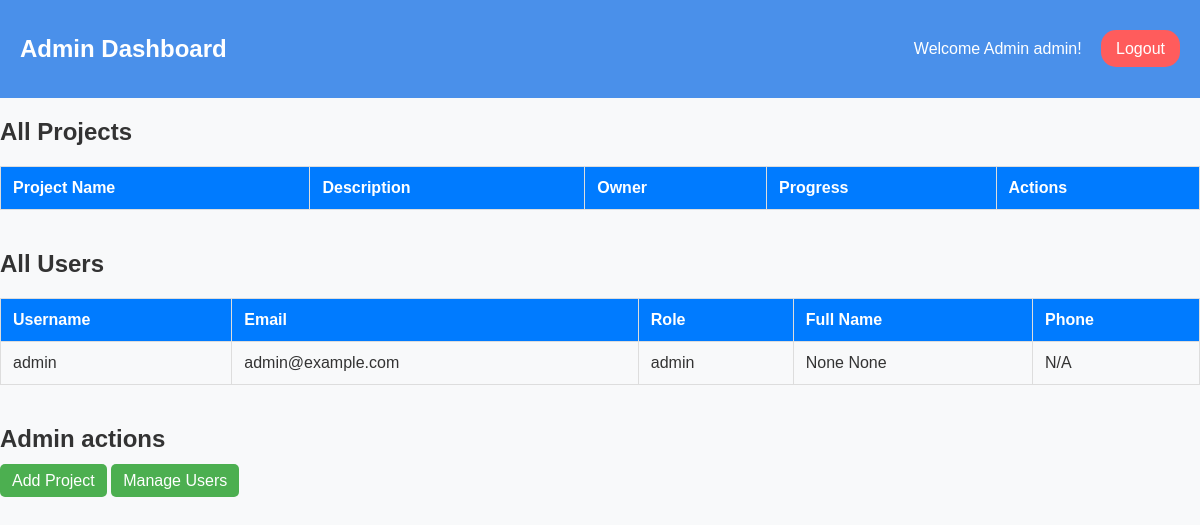
Page /dashboard (signed in) on the earlier database version.
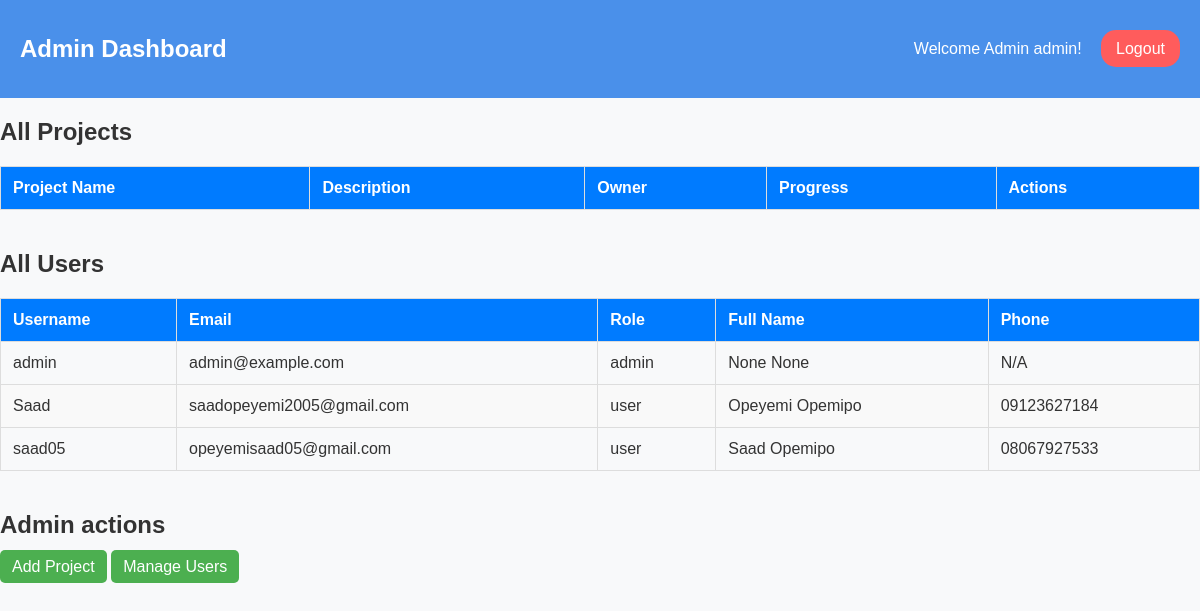
Same page on the later database version.
### app.py (models this page shows)
class User(db.Model, UserMixin):
    id = db.Column(db.Integer, primary_key=True)
    email = db.Column(db.String(150), unique=True, nullable=False)
    username = db.Column(db.String(150), unique=True, nullable=False)
    password = db.Column(db.String(150), nullable=False)
    role = db.Column(db.String(50), nullable=False, default="user")
    projects = db.relationship('Project', backref='owner', lazy=True)
    first_name = db.Column(db.String(150), nullable=True)
    last_name = db.Column(db.String(150), nullable=True)
    phone = db.Column(db.String(20), nullable=True)

### app.py (the view)
@app.route('/dashboard')
@login_required
def dashboard():
    if is_admin():
        projects = Project.query.all()
        users = User.query.all()
        tasks = Task.query.all()
        total_users = len(users)
        total_projects = len(projects)
        total_tasks = len(tasks)
        complete_tasks = sum(1 for task in tasks if task.status == 'completed')
        pending_tasks = total_tasks - complete_tasks
        completion_rate = int((complete_tasks / total_tasks) * 100) if total_tasks > 0 else 0
        return render_template("admin_dashboard.html", projects=projects, users=users, tasks=tasks,
                               total_users=total_users, total_projects=total_projects,
                               total_tasks=total_tasks, complete_tasks=complete_tasks,
                               pending_tasks=pending_tasks, completion_rate=completion_rate)
    else:
        projects = Project.query.filter_by(user_id=current_user.id).all()
        return render_template('dashboard.html', name=current_user.username, projects=projects)

### app.py (called while the page is built)
@login_manager.user_loader
def load_user(user_id):
    return User.query.get(int(user_id))

def is_admin():
    return current_user.is_authenticated and current_user.role == "admin"

### templates/admin_dashboard.html (shortened to what this page needs)
<!DOCTYPE html>
<html lang="en">
<head>
    <link rel="stylesheet" href="{{ url_for('static', filename='admin_dashboard.css') }}">
</head>
<body>
    <nav>
        <h1>Admin Dashboard</h1>
        <div>
            <span>Welcome Admin {{ current_user.username }}!</span>
        <a href="{{ url_for('logout') }}" class="logout-btn">Logout</a>
         </div>
    </nav>
<main>
<section>
    <h2>All Projects</h2>
    <table class="admin-table">
        <thead>
            <tr>
                <th>Project Name</th>
                <th>Description</th>
                <th>Owner</th>
                <th>Progress</th>
                <th>Actions</th>
            </tr>
        </thead>
    </table>
</section>
<section>
    <h2>All Users</h2>
    <table class="admin-table">
        <thead>
            <tr>
                <th>Username</th>
                <th>Email</th>
                <th>Role</th>
                <th>Full Name</th>
                <th>Phone</th>
            </tr>
        </thead>
        <tbody>
            {% for user in users %}
            <tr>
                <td>{{ user.username }}</td>
                <td>{{ user.email }}</td>
                <td>{{ user.role }}</td>
                <td>{{ user.first_name }} {{ user.last_name }}</td>
                <td>{{ user.phone or 'N/A' }}</td>
            </tr>
            {% endfor %}
        </tbody>
    </table>
</section>
            <section>
                <h2>Admin actions</h2>
                <a href="{{ url_for('add_project') }}" class="btn">Add Project</a>
                <a href="{{ url_for('manage_users') }}" class="btn">Manage Users</a>
            </section>
</main>
</body>
</html>

Differences in the rows shown:
added User: username "Saad", email "saadopeyemi2005@gmail.com", role "user", first_name "Opeyemi", last_name "Opemipo", phone "09123627184"
added User: username "saad05", email "opeyemisaad05@gmail.com", role "user", first_name "Saad", last_name "Opemipo", phone "08067927533"
